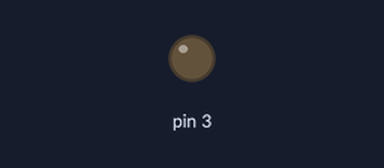
The sketch below on a simulated Arduino Uno, built with avr-gcc and run on an emulated ATmega328P. Shown: output pins drawn as LEDs (lit = HIGH).

Above: at 0.5 s.
Timing chart, 0 to 2.0 s (numbered marks = the images above):
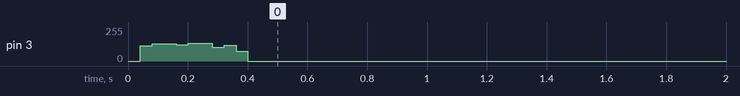

Measured:
- by itself, pin 3: 114/255 → 131/255 at 0.08 s, → 132/255 0.08 s later, → 0/255 0.12 s later

The sketch:

dram_music_4000Hz.ino
```cpp
const unsigned char dram_raw[] PROGMEM = {
  0x00, 0x00, 0x00, 0xff, 0x00, 0x00, 0x00, 0x00, 0xff, 0x00, 0xff, 0x00,
  0x00, 0xff, 0x00, 0xff, 0x00, 0xff, 0x00, 0xff, 0x00, 0xff, 0x00, 0x00,
  0xff, 0x00, 0xff, 0x00, 0x00, 0xff, 0x00, 0x00, 0xff, 0x00, 0xff, 0x00,
  0xff, 0x00, 0xff, 0x00, 0xff, 0x00, 0xff, 0x00, 0xff, 0x00, 0xff, 0x00,
  0xff, 0x00, 0xff, 0x00, 0xff, 0x00, 0x00, 0xff, 0x00, 0x00, 0xff, 0x00,
  0xff, 0x00, 0x00, 0x00, 0x00, 0x00, 0xff, 0x00, 0x00, 0x00, 0x00, 0x00,
  0x00, 0x00, 0x00, 0x00, 0x00, 0x00, 0x00, 0xff, 0x00, 0xff, 0x00, 0xff,
  0x00, 0x00, 0xff, 0x00, 0xff, 0x00, 0xff, 0x00, 0xff, 0x00, 0xff, 0x00,
  0xff, 0x00, 0x00, 0xff, 0x00, 0xff, 0x00, 0xff, 0x00, 0xff, 0x00, 0xff,
  0x00, 0x00, 0xff, 0x00, 0xff, 0x00, 0x00, 0xff, 0x00, 0xff, 0x00, 0xff,
  0x00, 0xff, 0x00, 0x00, 0xff, 0x00, 0xff, 0x00, 0x00, 0xff, 0x00, 0xff,
  0x00, 0x00, 0xff, 0x00, 0xff, 0x00, 0xff, 0x00, 0x00, 0xff, 0x00, 0xff,
  0x00, 0xff, 0x00, 0xff, 0x00, 0xff, 0x00, 0xff, 0x00, 0xff, 0x00, 0x00,
  0xff, 0x00, 0xff, 0x00, 0x00, 0xff, 0x00, 0xff, 0x00, 0xff, 0x00, 0x00,
  0xff, 0x00, 0xff, 0x00, 0x00, 0xff, 0x00, 0xff, 0x00, 0xff, 0x00, 0x00,
  0x00, 0xff, 0x00, 0xff, 0x00, 0xff, 0x00, 0xff, 0x00, 0xff, 0x00, 0xff,
  0x00, 0xff, 0x00, 0xff, 0x00, 0xff, 0x00, 0xff, 0x00, 0xff, 0x00, 0xff,
  0x00, 0x00, 0xff, 0x00, 0xff, 0x00, 0xff, 0x00, 0xff, 0x00, 0xff, 0x00,
  0xff, 0x00, 0xff, 0x00, 0xff, 0x00, 0xff, 0x00, 0xff, 0x00, 0x00, 0xff,
  0xff, 0x00, 0x00, 0xff, 0x00, 0xff, 0x00, 0xff, 0x00, 0xff, 0x00, 0xff,
  0x00, 0xff, 0x00, 0xff, 0x00, 0xff, 0x00, 0xff, 0x00, 0x00, 0xff, 0x00,
  0xff, 0x00, 0xfe, 0x01, 0xfe, 0x01, 0xff, 0x00, 0xfe, 0x02, 0xfd, 0x02,
  0xfd, 0x00, 0xfb, 0x04, 0xfb, 0xf5, 0x09, 0xec, 0xf8, 0x02, 0xf8, 0xfa,
  0xfc, 0xf9, 0xf9, 0x02, 0xfa, 0xf8, 0x19, 0xf7, 0x05, 0x0d, 0x0f, 0x16,
  0x03, 0x17, 0x0c, 0x1f, 0x1d, 0x0a, 0x04, 0x12, 0xf1, 0x02, 0x03, 0xef,
  0xfd, 0xe7, 0xf4, 0x0b, 0xff, 0xe9, 0xf2, 0xfd, 0xe1, 0xf1, 0xe9, 0xec,
  0x0a, 0xe6, 0xf2, 0xfe, 0xee, 0xe9, 0x03, 0xf5, 0xfe, 0x06, 0x02, 0x08,
  0x05, 0x11, 0x0a, 0x11, 0x0b, 0x15, 0x18, 0x19, 0x18, 0x16, 0x18, 0x19,
  0x14, 0x10, 0x15, 0x12, 0x0e, 0x04, 0x17, 0x16, 0x08, 0x01, 0xfb, 0xfd,
  0xfd, 0xf4, 0xe6, 0xed, 0xe6, 0xe2, 0xdf, 0xda, 0xd9, 0xda, 0xda, 0xd7,
  0xd8, 0xd6, 0xdb, 0xd7, 0xd7, 0xd9, 0xda, 0xdc, 0xd9, 0xdc, 0xe5, 0xea,
  0xe8, 0xee, 0xfc, 0x02, 0x03, 0x00, 0x08, 0x07, 0x0b, 0x11, 0x11, 0x16,
  0x15, 0x18, 0x18, 0x1e, 0x1c, 0x24, 0x22, 0x24, 0x27, 0x24, 0x28, 0x24,
  0x29, 0x26, 0x24, 0x21, 0x22, 0x1e, 0x20, 0x21, 0x1e, 0x1d, 0x1a, 0x16,
  0x0f, 0x09, 0x06, 0x05, 0xfe, 0xff, 0x00, 0xfc, 0xf8, 0xf5, 0xf1, 0xf5,
  0xed, 0xe6, 0xe5, 0xe0, 0xe7, 0xdf, 0xdc, 0xdb, 0xd9, 0xd9, 0xd8, 0xd9,
  0xda, 0xd7, 0xd6, 0xd9, 0xde, 0xdb, 0xdc, 0xdb, 0xdd, 0xe3, 0xdf, 0xe6,
  0xe7, 0xe6, 0xe4, 0xed, 0xee, 0xef, 0xf5, 0xfb, 0xfe, 0xfc, 0x08, 0x06,
  0x05, 0x0c, 0x0f, 0x0f, 0x10, 0x13, 0x1e, 0x1f, 0x20, 0x1c, 0x1e, 0x1e,
  0x1e, 0x23, 0x1e, 0x1f, 0x20, 0x23, 0x20, 0x24, 0x26, 0x22, 0x24, 0x25,
  0x22, 0x26, 0x22, 0x20, 0x26, 0x24, 0x21, 0x1e, 0x1c, 0x1e, 0x1b, 0x18,
  0x15, 0x11, 0x0d, 0x0a, 0x0b, 0x08, 0x00, 0xfd, 0xfa, 0xf6, 0xfa, 0xf3,
  0xf1, 0xec, 0xe6, 0xe7, 0xe5, 0xe8, 0xe6, 0xe7, 0xe4, 0xe2, 0xe5, 0xdf,
  0xde, 0xe1, 0xe1, 0xde, 0xdc, 0xda, 0xd9, 0xda, 0xde, 0xda, 0xda, 0xdb,
  0xd9, 0xd9, 0xd9, 0xda, 0xdd, 0xe3, 0xe0, 0xe1, 0xe6, 0xe9, 0xeb, 0xe9,
  0xee, 0xf1, 0xf1, 0xf4, 0xf7, 0xfd, 0x03, 0x05, 0x06, 0x08, 0x0c, 0x10,
  0x12, 0x13, 0x16, 0x18, 0x1b, 0x21, 0x1f, 0x22, 0x24, 0x23, 0x23, 0x23,
  0x25, 0x24, 0x23, 0x24, 0x24, 0x25, 0x24, 0x24, 0x26, 0x25, 0x25, 0x25,
  0x25, 0x23, 0x22, 0x1e, 0x21, 0x20, 0x1d, 0x1d, 0x1b, 0x17, 0x16, 0x18,
  0x18, 0x11, 0x0b, 0x09, 0x06, 0x06, 0x00, 0xff, 0xfe, 0xf9, 0xf5, 0xf6,
  0xf3, 0xf1, 0xef, 0xea, 0xe7, 0xe8, 0xe4, 0xe2, 0xe1, 0xdc, 0xdf, 0xdd,
  0xdd, 0xdd, 0xdd, 0xdc, 0xda, 0xdb, 0xdb, 0xda, 0xd9, 0xda, 0xd9, 0xd9,
  0xd9, 0xda, 0xda, 0xda, 0xda, 0xdb, 0xdb, 0xdb, 0xdb, 0xdb, 0xdc, 0xdc,
  0xdd, 0xdd, 0xe0, 0xe0, 0xdf, 0xe1, 0xe5, 0xe8, 0xe8, 0xeb, 0xed, 0xf1,
  0xee, 0xf5, 0xf9, 0xfa, 0xfd, 0xfe, 0x03, 0x06, 0x08, 0x0b, 0x0d, 0x11,
  0x13, 0x15, 0x1b, 0x1a, 0x1c, 0x1e, 0x1f, 0x21, 0x23, 0x24, 0x27, 0x26,
  0x26, 0x28, 0x25, 0x28, 0x27, 0x28, 0x29, 0x27, 0x29, 0x26, 0x26, 0x25,
  0x24, 0x26, 0x24, 0x23, 0x24, 0x23, 0x21, 0x1f, 0x1c, 0x1c, 0x1b, 0x1c,
  0x1a, 0x17, 0x17, 0x16, 0x13, 0x13, 0x11, 0x0f, 0x0e, 0x0a, 0x0a, 0x08,
  0x08, 0x04, 0x00, 0xff, 0xfc, 0xfb, 0xf9, 0xf6, 0xf7, 0xf2, 0xf1, 0xf2,
  0xef, 0xed, 0xeb, 0xec, 0xea, 0xe9, 0xe8, 0xe7, 0xe4, 0xe6, 0xe7, 0xe6,
  0xe5, 0xe5, 0xe4, 0xe1, 0xe3, 0xe2, 0xe5, 0xe3, 0xe3, 0xe5, 0xe4, 0xe5,
  0xe3, 0xe3, 0xe3, 0xe3, 0xe3, 0xe4, 0xe5, 0xe7, 0xe7, 0xe6, 0xe8, 0xe9,
  0xe9, 0xec, 0xed, 0xef, 0xf2, 0xf3, 0xf4, 0xf9, 0xfa, 0xfb, 0xfe, 0xfd,
  0x01, 0x03, 0x04, 0x05, 0x06, 0x07, 0x08, 0x09, 0x09, 0x0b, 0x0a, 0x0b,
  0x0e, 0x10, 0x10, 0x10, 0x10, 0x10, 0x11, 0x11, 0x14, 0x14, 0x13, 0x13,
  0x14, 0x15, 0x16, 0x16, 0x15, 0x14, 0x13, 0x11, 0x10, 0x10, 0x10, 0x0f,
  0x12, 0x11, 0x0e, 0x11, 0x0e, 0x0e, 0x0f, 0x0c, 0x0b, 0x0b, 0x0c, 0x09,
  0x09, 0x0b, 0x08, 0x06, 0x07, 0x07, 0x05, 0x04, 0x04, 0x02, 0x00, 0x00,
  0xff, 0xfd, 0xfc, 0xf9, 0xf8, 0xf9, 0xf8, 0xf5, 0xf6, 0xf7, 0xf5, 0xf4,
  0xf2, 0xf1, 0xf2, 0xf3, 0xf2, 0xf1, 0xf2, 0xf3, 0xf2, 0xf3, 0xf3, 0xf5,
  0xf5, 0xf5, 0xf8, 0xf7, 0xf8, 0xf8, 0xf7, 0xf8, 0xf8, 0xf7, 0xfa, 0xfa,
  0xfb, 0xfd, 0xfb, 0xfb, 0xfb, 0xfc, 0xfd, 0xfd, 0xfd, 0xfd, 0xff, 0xff,
  0xfe, 0x02, 0x04, 0x04, 0x04, 0x05, 0x06, 0x06, 0x05, 0x04, 0x05, 0x08,
  0x07, 0x09, 0x0a, 0x09, 0x09, 0x08, 0x08, 0x06, 0x05, 0x07, 0x08, 0x06,
  0x03, 0x04, 0x03, 0x02, 0x04, 0x02, 0x01, 0x00, 0xfc, 0xfe, 0xfe, 0xfd,
  0xfc, 0xfb, 0xfb, 0xfb, 0xfc, 0xfd, 0xfb, 0xf8, 0xf8, 0xf7, 0xf6, 0xf5,
  0xf5, 0xf6, 0xf6, 0xf5, 0xf6, 0xf7, 0xf6, 0xf6, 0xf8, 0xf9, 0xf7, 0xf8,
  0xf7, 0xf7, 0xf9, 0xfa, 0xfa, 0xfa, 0xfa, 0xfb, 0xfc, 0xfc, 0xfe, 0xfe,
  0xfd, 0xfe, 0xff, 0xfe, 0xfe, 0x01, 0x02, 0x01, 0x02, 0x02, 0x03, 0x04,
  0x04, 0x05, 0x05, 0x04, 0x04, 0x04, 0x04, 0x05, 0x05, 0x03, 0x04, 0x05,
  0x04, 0x04, 0x03, 0x03, 0x01, 0x00, 0x00, 0x02, 0x02, 0x01, 0x01, 0x00,
  0xfe, 0xff, 0x00, 0xfe, 0xfe, 0xfd, 0xff, 0xff, 0xff, 0xfe, 0xff, 0x00,
  0xff, 0x00, 0xff, 0xff, 0xff, 0x00, 0xff, 0xff, 0xff, 0xfe, 0xfe, 0xff,
  0x00, 0x00, 0x01, 0x02, 0x02, 0x03, 0x02, 0x00, 0x02, 0x03, 0x02, 0x04,
  0x05, 0x05, 0x05, 0x05, 0x05, 0x05, 0x06, 0x05, 0x05, 0x05, 0x06, 0x06,
  0x05, 0x06, 0x05, 0x06, 0x04, 0x05, 0x04, 0x04, 0x04, 0x04, 0x03, 0x02,
  0x02, 0x00, 0x01, 0x01, 0x00, 0xff, 0xff, 0xff, 0xfe, 0xff, 0xfe, 0xff,
  0xfd, 0xfc, 0xfd, 0xfc, 0xfc, 0xfc, 0xfc, 0xfb, 0xfc, 0xfb, 0xfb, 0xfa,
  0xf9, 0xf8, 0xf8, 0xf9, 0xf9, 0xfa, 0xfb, 0xfb, 0xfb, 0xfb, 0xfb, 0xfc,
  0xfc, 0xfc, 0xfb, 0xfc, 0xfb, 0xfa, 0xfa, 0xfa, 0xf9, 0xfa, 0xfa, 0xf9,
  0xfa, 0xfa, 0xfa, 0xfa, 0xfa, 0xf9, 0xfa, 0xfa, 0xf9, 0xfa, 0xfc, 0xfc,
  0xfb, 0xfa, 0xfb, 0xfb, 0xfb, 0xfc, 0xfc, 0xfe, 0xfe, 0xfe, 0xff, 0x01,
  0x01, 0x02, 0x02, 0x01, 0x03, 0x04, 0x05, 0x04, 0x06, 0x05, 0x04, 0x04,
  0x02, 0x04, 0x03, 0x03, 0x03, 0x01, 0x03, 0x03, 0x03, 0x04, 0x03, 0x03,
  0x03, 0x03, 0x04, 0x05, 0x06, 0x05, 0x05, 0x04, 0x05, 0x07, 0x06, 0x05,
  0x05, 0x05, 0x06, 0x05, 0x04, 0x03, 0x02, 0x02, 0x02, 0x01, 0x01, 0x01,
  0x00, 0x01, 0x00, 0x00, 0x00, 0x00, 0xff, 0xff, 0xff, 0xff, 0x00, 0x01,
  0x01, 0x02, 0x02, 0x02, 0x02, 0x01, 0x02, 0x01, 0x00, 0xff, 0xfe, 0xff,
  0xfe, 0xfc, 0xfd, 0xfb, 0xfb, 0xfc, 0xfb, 0xfc, 0xfc, 0xfb, 0xfb, 0xfc,
  0xfc, 0xfc, 0xfc, 0xfc, 0xfc, 0xfd, 0xfd, 0xfe, 0xfe, 0xff, 0xff, 0xff,
  0x00, 0x00, 0xff, 0xff, 0xff, 0xfe, 0xff, 0xff, 0xff, 0xff, 0xff, 0xff,
  0xff, 0xff, 0xff, 0xfe, 0xfe, 0xfe, 0xfe, 0xfe, 0xfe, 0xfe, 0xfe, 0xff,
  0x00, 0x00, 0x00, 0x00, 0x02, 0x00, 0x00, 0x02, 0x02, 0x02, 0x02, 0x01,
  0x03, 0x02, 0x02, 0x02, 0x02, 0x02, 0x01, 0x02, 0x01, 0x02, 0x02, 0x01,
  0x01, 0x01, 0x02, 0x00, 0xff, 0x00, 0xff, 0xff, 0xfe, 0xfd, 0xff, 0xff,
  0xfe, 0xfe, 0xfd, 0xfd, 0xfc, 0xfb, 0xfc, 0xfd, 0xfd, 0xfc, 0xfc, 0xfd,
  0xfd, 0xfc, 0xfb, 0xfe, 0xfe, 0xfc, 0xfc, 0xfc, 0xfd, 0xfe, 0xfd, 0xfd,
  0xff, 0xfe, 0xff, 0xfd, 0xfe, 0xfd, 0xfd, 0xfd, 0xfb, 0xfb, 0xfb, 0xfc,
  0xfa, 0xfa, 0xfc, 0xfc, 0xfc, 0xfb, 0xfc, 0xfc, 0xfd, 0xfd, 0xfd, 0xff,
  0xff, 0xff, 0x00, 0x01, 0x02, 0x03, 0x05, 0x04, 0x05, 0x05, 0x04, 0x05,
  0x05, 0x05, 0x05, 0x05, 0x06, 0x07, 0x07, 0x06, 0x07, 0x06, 0x07, 0x07,
  0x05, 0x05, 0x06, 0x05, 0x06, 0x07, 0x05, 0x06, 0x05, 0x05, 0x03, 0x03,
  0x02, 0x02, 0x02, 0x00, 0x00, 0x00, 0xff, 0xff, 0x00, 0x00, 0xfe, 0xfe,
  0xff, 0xfe, 0xfd, 0xfc, 0xfd, 0xfd, 0xfd, 0xfd, 0xfd, 0xfc, 0xfc, 0xfc,
  0xfb, 0xfb, 0xfd, 0xfc, 0xfb, 0xfd, 0xfd, 0xfd, 0xfd, 0xfd, 0xfe, 0xff,
  0xff, 0xff, 0xff, 0xfe, 0xfe, 0xff, 0xfe, 0xff, 0xff, 0xff, 0xfe, 0xff,
  0xff, 0xff, 0xff, 0xff, 0x00, 0x00, 0x00, 0xff, 0x00, 0x00, 0x01, 0x02,
  0x01, 0x00, 0x01, 0x02, 0x02, 0x01, 0x01, 0x00, 0x00, 0x01, 0x00, 0x00,
  0x01, 0x00, 0x00, 0x00, 0x00, 0x00, 0x00, 0x01, 0x00, 0x00, 0x00, 0x00,
  0x00, 0x00, 0xff, 0x00, 0x00, 0x01, 0x00, 0x00, 0x01, 0x00, 0xff, 0xff,
  0xff, 0xff, 0xff, 0xff, 0xff, 0x00, 0x01, 0x00, 0x01, 0x01, 0x00, 0x00,
  0x00, 0x00, 0x00, 0x00, 0xff, 0xfe, 0xff, 0xff, 0x00, 0x00, 0xff, 0xff,
  0xfe, 0xfd, 0xfd, 0xfe, 0xfd, 0xfe, 0xfd, 0xfe, 0xfe, 0xfe, 0xff, 0xfe,
  0xfe, 0xff, 0x00, 0x00, 0xff, 0xff, 0xff, 0xfe, 0xff, 0x00, 0x00, 0x01,
  0x00, 0x00, 0x00, 0x00, 0xff, 0xff, 0xff, 0xfe, 0xfe, 0xff, 0xfe, 0xff,
  0x00, 0xff, 0xff, 0xff, 0xfe, 0xfd, 0xfe, 0xfd, 0xfc, 0xfc, 0xfd, 0xfe,
  0xfe, 0xfe, 0xfe, 0xfe, 0xff, 0xfe, 0xfd, 0xfe, 0xff, 0xfe, 0xff, 0x00,
  0xff, 0xff, 0xfe, 0x00, 0x00, 0x00, 0x01, 0x00, 0x00, 0xff, 0xff, 0xff,
  0x00, 0xfe, 0xff, 0xff, 0xfd, 0xff, 0xff, 0x00, 0xfe, 0x00, 0x00, 0x01,
  0x01, 0x01, 0x01, 0x01, 0x00, 0x01, 0x03, 0x02, 0x02, 0x02, 0x02, 0x02,
  0x03, 0x04, 0x03, 0x03, 0x03, 0x03, 0x03, 0x05, 0x04, 0x04, 0x05, 0x04,
  0x04, 0x05, 0x04, 0x04, 0x04, 0x04, 0x03, 0x03, 0x03, 0x01, 0x02, 0x01,
  0x02, 0x01, 0x01, 0x00, 0xff, 0xff, 0xff, 0xff, 0xfe, 0xfe, 0xfe, 0xfe,
  0xfe, 0xfd, 0xfe, 0xfe, 0xff, 0xfe, 0xfe, 0xff, 0xfe, 0xfd, 0xfd, 0xfd,
  0xfd, 0xfe, 0xfe, 0xfe, 0xfd, 0xfd, 0xfd, 0xfd, 0xfd, 0xfd, 0xfd, 0xfe,
  0xfd, 0xfe, 0xfe, 0xfe, 0xfe, 0xfe, 0xfe, 0xfe, 0xfd, 0xfd, 0xfd, 0xfd,
  0xfe, 0xfc, 0xfc, 0xfb, 0xfc, 0xfb, 0xfd, 0xfd, 0xfb, 0xfc, 0xfd, 0xfe,
  0xfc, 0xfe, 0xfe, 0xfe, 0xfe, 0xff, 0xfe, 0xff, 0xff, 0x00, 0x01, 0x00,
  0x01, 0x01, 0x02, 0x03, 0x03, 0x03, 0x03, 0x04, 0x03, 0x03, 0x02, 0x03,
  0x03, 0x02, 0x03, 0x03, 0x03, 0x02, 0x02, 0x02, 0x00, 0x01, 0x02, 0x01,
  0x00, 0x00, 0x00, 0x01, 0x01, 0x01, 0x01, 0x01, 0x00, 0x00, 0x00, 0x00,
  0x00, 0x01, 0x01, 0x02, 0x03, 0x01, 0x02, 0x03, 0x03, 0x04, 0x03, 0x02,
  0x02, 0x03, 0x03, 0x02, 0x02, 0x02, 0x00, 0x00, 0x01, 0x01, 0x01, 0x00,
  0x00, 0xff, 0xff, 0xfe, 0xfe, 0xfd, 0xfe, 0xfe, 0xfd, 0xfd, 0xfd, 0xfe,
  0xfd, 0xfd, 0xfd, 0xfd, 0xfd, 0xfc, 0xfb, 0xfc, 0xfc, 0xfc, 0xfc, 0xfc,
  0xfc, 0xfc, 0xfb, 0xfb, 0xfc, 0xfc, 0xfc, 0xfd, 0xfd, 0xfe, 0xfe, 0xfd,
  0xfd, 0xfd, 0xfd, 0xfd, 0xfd, 0xfd, 0xfd, 0xfc, 0xfc, 0xfd, 0xfd, 0xfd,
  0xfe, 0xfd, 0xfe, 0xfd, 0xfe, 0xff, 0xfe, 0xfe, 0xfe, 0xff, 0x00, 0x00,
  0x00, 0xff, 0x00, 0x00, 0x00, 0x00, 0x00, 0x02, 0x02, 0x02, 0x02, 0x02,
  0x03, 0x03, 0x02, 0x03, 0x03, 0x03, 0x04, 0x03, 0x04, 0x05, 0x05, 0x05,
  0x05, 0x04, 0x05, 0x04, 0x04, 0x04, 0x03, 0x04, 0x04, 0x04, 0x04, 0x03,
  0x03, 0x03, 0x03, 0x02, 0x02, 0x03, 0x02, 0x01, 0x01, 0x01, 0x02, 0x02,
  0x02, 0x02, 0x03, 0x03, 0x02, 0x02, 0x02, 0x01, 0x01, 0xff, 0xff, 0xff,
  0x00, 0xff, 0xff, 0xfe, 0xff, 0xff, 0xfe, 0xfe, 0xfd, 0xfd, 0xfd, 0xfd,
  0xfc, 0xfb, 0xfc, 0xfc, 0xfb, 0xfb, 0xfa, 0xfa, 0xfb, 0xfb, 0xfb, 0xfb,
  0xfb, 0xfb, 0xfb, 0xfb, 0xfc, 0xfc, 0xfd, 0xfe, 0xfe, 0xfe, 0xff, 0xff,
  0xff, 0x00, 0x00, 0x00, 0x00, 0x00, 0x00, 0x00, 0x01, 0x01, 0x01, 0x01,
  0x01, 0x02, 0x02, 0x01, 0x03, 0x03, 0x03, 0x02, 0x03, 0x03, 0x02, 0x03,
  0x02, 0x01, 0x01, 0x01, 0x01, 0x01, 0x02, 0x02, 0x02, 0x02, 0x02, 0x02,
  0x01, 0x01, 0x01, 0x01, 0x01, 0x01, 0x01, 0x01, 0x01, 0x01, 0x01, 0x01,
  0x01, 0x01, 0x01, 0x01, 0x01, 0x00, 0xff, 0xfe, 0xfd, 0xfd, 0xfd, 0xfd,
  0xfd, 0xfc, 0xfc, 0xfc, 0xfc, 0xfc, 0xfc, 0xfc, 0xfc, 0xfc, 0xfc, 0xfc,
  0xfc, 0xfb, 0xfc, 0xfd, 0xfc, 0xfc, 0xfd, 0xfd, 0xfc, 0xfd, 0xfd, 0xfe,
  0xfe, 0xfe, 0xff, 0xff, 0xff, 0xff, 0xff, 0xff, 0x00, 0x00, 0xff, 0xff,
  0xff, 0xff, 0x00, 0x00, 0x00, 0x01, 0x00, 0x00, 0xff, 0x00, 0x00, 0x00,
  0x01, 0x01, 0x00, 0x00, 0x00, 0x01, 0x00, 0x01, 0x01, 0x01, 0x01, 0x01,
  0x01, 0x01, 0x01, 0x01, 0x01, 0x01, 0x01, 0x02, 0x02, 0x01, 0x01, 0x01,
  0x01, 0x01, 0x00, 0x00, 0x00, 0x00, 0x00, 0x00, 0x00, 0x01, 0x01, 0x01,
  0x01, 0x00, 0x00, 0x00, 0x00, 0x00, 0x00, 0xff, 0xff, 0xfe, 0xff, 0xfe,
  0xfe, 0xfe, 0xfe, 0xfe, 0xff, 0xff, 0xfe, 0xfe, 0xfd, 0xfe, 0xfe, 0xfe,
  0xfe, 0xff, 0xff, 0xff, 0xff, 0xfe, 0xfe, 0xff, 0xff, 0x00, 0x00, 0xff,
  0x00, 0x00, 0x00, 0x00, 0x00, 0x01, 0x01, 0x00, 0x00, 0x00, 0x00, 0x00,
  0x00, 0x00, 0x00, 0x00, 0x00, 0x01, 0x00, 0x00, 0x00, 0x00, 0x01, 0x00,
  0xff, 0x00, 0x00, 0x00, 0x00, 0x00, 0x00, 0xff, 0x00, 0x00, 0xff, 0xff,
  0xff, 0xff, 0xff, 0xff, 0xff, 0xff, 0xff, 0xff, 0xff, 0xff, 0xff, 0xff,
  0xff, 0xff, 0xff, 0x00, 0x00, 0x00, 0x00, 0x00, 0x00, 0x01, 0x01, 0x01,
  0x01, 0x01, 0x01, 0x01, 0x01, 0x01, 0x01, 0x00, 0x00, 0x00, 0x00, 0x00,
  0x00, 0x00, 0x01, 0x00, 0x00, 0x00, 0x00, 0x00, 0x00, 0x00, 0x00, 0x00,
  0x00, 0xff, 0x00, 0x00, 0x00, 0x00, 0x00, 0x00, 0x00, 0x00, 0xff, 0x00,
  0x00, 0x00, 0x00, 0x00, 0x00, 0x00, 0x00, 0x00, 0x00, 0x00, 0xff, 0xff,
  0xff, 0xff, 0xff, 0x00, 0xff, 0xff, 0xff, 0xff, 0xff, 0xff, 0xff, 0xff,
  0xff, 0xff, 0xff, 0xff, 0x00, 0xff, 0xff, 0xff, 0xff, 0xff, 0xfe, 0xfe,
  0xff, 0xfe, 0xfe, 0xff, 0xff, 0xff, 0xff, 0xff, 0xff, 0xff, 0xff, 0x00,
  0x00, 0x00, 0x00, 0x00, 0x00, 0x00, 0x01, 0x00, 0x01, 0x00, 0x01, 0x00,
  0x00, 0x00, 0x00, 0x00, 0x00, 0x00, 0x00, 0xff, 0xff, 0x00, 0x00, 0xff,
  0xff, 0xff, 0xff, 0xff, 0x00, 0x00, 0xff, 0xff, 0xff, 0x00, 0x00, 0x00,
  0x00, 0xff, 0x00, 0x00, 0x00, 0x00, 0x00, 0x00, 0x00, 0x00, 0x00, 0x00,
  0x00, 0x00, 0x00, 0x00, 0x00, 0x00, 0x00, 0x01, 0x00, 0x00, 0x00, 0x00,
  0x01, 0x01, 0x01, 0x01, 0x01, 0x00, 0x00, 0x00, 0x00, 0x00, 0x00, 0xff,
  0x00, 0x00, 0xff, 0xff, 0xff, 0xff, 0xff, 0xff, 0xff, 0xff, 0xff, 0xff,
  0x00, 0xff, 0xff, 0xff, 0xff, 0xff, 0xff, 0x00, 0x00, 0x00, 0x00, 0x00,
  0x00, 0x00, 0x00, 0x00, 0x00, 0x00, 0x01, 0x00, 0x00, 0x00, 0x00, 0x00,
  0x00, 0x00, 0x00, 0x00, 0xff, 0x00, 0x00, 0x00, 0xff, 0xff, 0xff, 0xff,
  0xff, 0xff, 0xff, 0xff, 0xff, 0xff, 0xff, 0xff, 0xfe, 0xff, 0xff, 0xff,
  0xff, 0xfe, 0xff, 0xff, 0xff, 0xff, 0xff, 0xff, 0x00, 0x00, 0xff, 0xff,
  0x00, 0x00, 0x00, 0x00, 0x00, 0x00, 0x01, 0x01, 0x01, 0x01, 0x01, 0x00,
  0x01, 0x01, 0x00, 0x00, 0x00, 0x00, 0x00, 0x00, 0x00, 0x01, 0x01, 0x00,
  0x00, 0x00, 0x00, 0x00, 0x00, 0x00, 0x00, 0x00, 0x00, 0x00, 0x00, 0x00,
  0x00, 0x00, 0x00, 0x00, 0x00, 0x00, 0x00, 0x00, 0x00, 0x00, 0x00, 0x00,
  0x00, 0x00, 0xff, 0xff, 0xff, 0xff, 0xff, 0xff, 0xff, 0xff, 0xff, 0xfe,
  0xff, 0xff, 0xff, 0xff, 0xfe, 0xff, 0xff, 0xff, 0xff, 0xff, 0xff, 0xff,
  0xff, 0xff, 0xff, 0xff, 0xff, 0xff, 0xff, 0xff, 0xff, 0xff, 0xff, 0xff,
  0xff, 0x00, 0x00, 0x00, 0x00, 0x00, 0x00, 0x00, 0x01, 0x01, 0x00, 0x01,
  0x01, 0x01, 0x01, 0x01, 0x01, 0x01, 0x01, 0x01, 0x01, 0x01, 0x01, 0x00,
  0x01, 0x01, 0x00, 0x00, 0x00, 0x00, 0x00, 0x00, 0x00, 0x00, 0x00, 0x00,
  0x00, 0x00, 0x00, 0x00, 0xff, 0xff, 0x00, 0xff, 0xff, 0xff, 0xff, 0xff,
  0xff, 0xff, 0xff, 0xff, 0xff, 0xff, 0xff, 0xff, 0xff, 0xff, 0xff, 0xff,
  0xff, 0xff, 0xff, 0xff, 0xff, 0xff, 0xff, 0xff, 0xff, 0xff, 0xff, 0xff,
  0xff, 0xff, 0xff, 0xff, 0xff, 0xff, 0xff, 0xff, 0xff, 0xff, 0xff, 0xff,
  0xff, 0xff, 0xff, 0xff, 0xff, 0xff, 0xff, 0xff, 0xff, 0xff, 0xff, 0xff,
  0xff, 0xff, 0xff, 0xff, 0xff, 0xff, 0x00, 0x00, 0x00, 0x00, 0x00, 0xff,
  0x00, 0x00, 0x00, 0x00, 0x00, 0x00, 0x00, 0xff, 0xff, 0xff, 0xff, 0x00,
  0xff, 0xff, 0xff, 0x00, 0x00, 0x00, 0x00, 0xff, 0x00, 0x00, 0x00, 0x00,
  0x00, 0x00, 0x00, 0x00, 0x00, 0x00, 0x00, 0x00, 0x00, 0x00, 0x00, 0x00,
  0x00, 0x00, 0x00, 0x00, 0x00, 0x00, 0x00, 0x00, 0x00, 0x00, 0x00, 0x00,
  0x00, 0x00, 0x00, 0x00, 0x00, 0x00, 0x00, 0x00, 0x00, 0x00, 0xff, 0x00,
  0x00, 0xff, 0xff, 0xff, 0xff, 0xff, 0xff, 0xff, 0xff, 0xff, 0xff, 0xff,
  0x00, 0xff, 0xff, 0xff, 0xff, 0xff, 0x00, 0xff, 0x00, 0x00, 0x00, 0x00,
  0x00, 0x00, 0x00, 0x00, 0x00, 0x00, 0x00, 0xff, 0xff, 0xff, 0xff, 0xff,
  0xff, 0xff, 0xff, 0xff, 0xff, 0xff, 0xff, 0xff, 0xff, 0xff, 0xff, 0xff,
  0xff, 0xff, 0xff, 0xff, 0xff, 0xff, 0xff, 0xff, 0xff, 0xff, 0xff, 0xff,
  0xff, 0xff, 0xff, 0xff, 0xff, 0xff, 0xff, 0xff, 0xff, 0xff, 0x00, 0xff,
  0x00, 0xff, 0x00, 0xff, 0x00, 0xff, 0x00, 0x00, 0xff, 0x00, 0xff, 0x00,
  0xff, 0x00, 0xff, 0x00, 0x00, 0xff, 0x00, 0x00, 0xff, 0x00, 0xff, 0x00,
  0xff, 0x00, 0x00, 0xff, 0x00, 0xff, 0x00, 0xff, 0x00, 0xff, 0x00, 0xff,
  0x00, 0xff, 0x00, 0xff, 0x00
};

unsigned int dram_raw_len =3000;//この意味は？？

void setup() {
  pinMode(3,OUTPUT);
  TCCR2A = _BV(COM2B1) | _BV(WGM21) | _BV(WGM20);
  TCCR2B = _BV(CS20);

  play();
}

void play() {
  for (int i =0; i<dram_raw_len;i++){
    OCR2B =pgm_read_byte_near(&dram_raw[i]);
    delayMicroseconds(125);
  }
}

void loop(){
}
```
